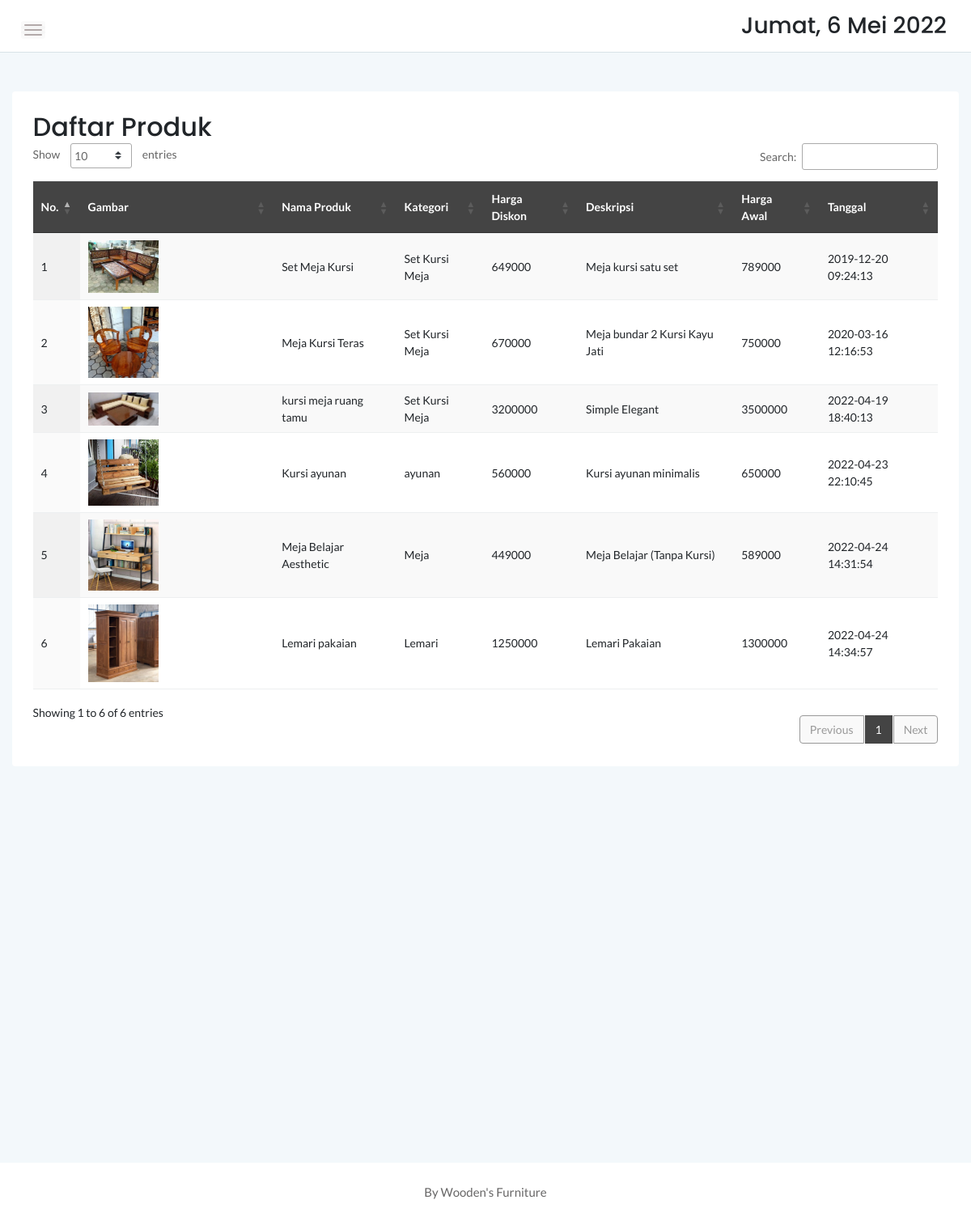
Page /pemilik/produk.php on the earlier database version.
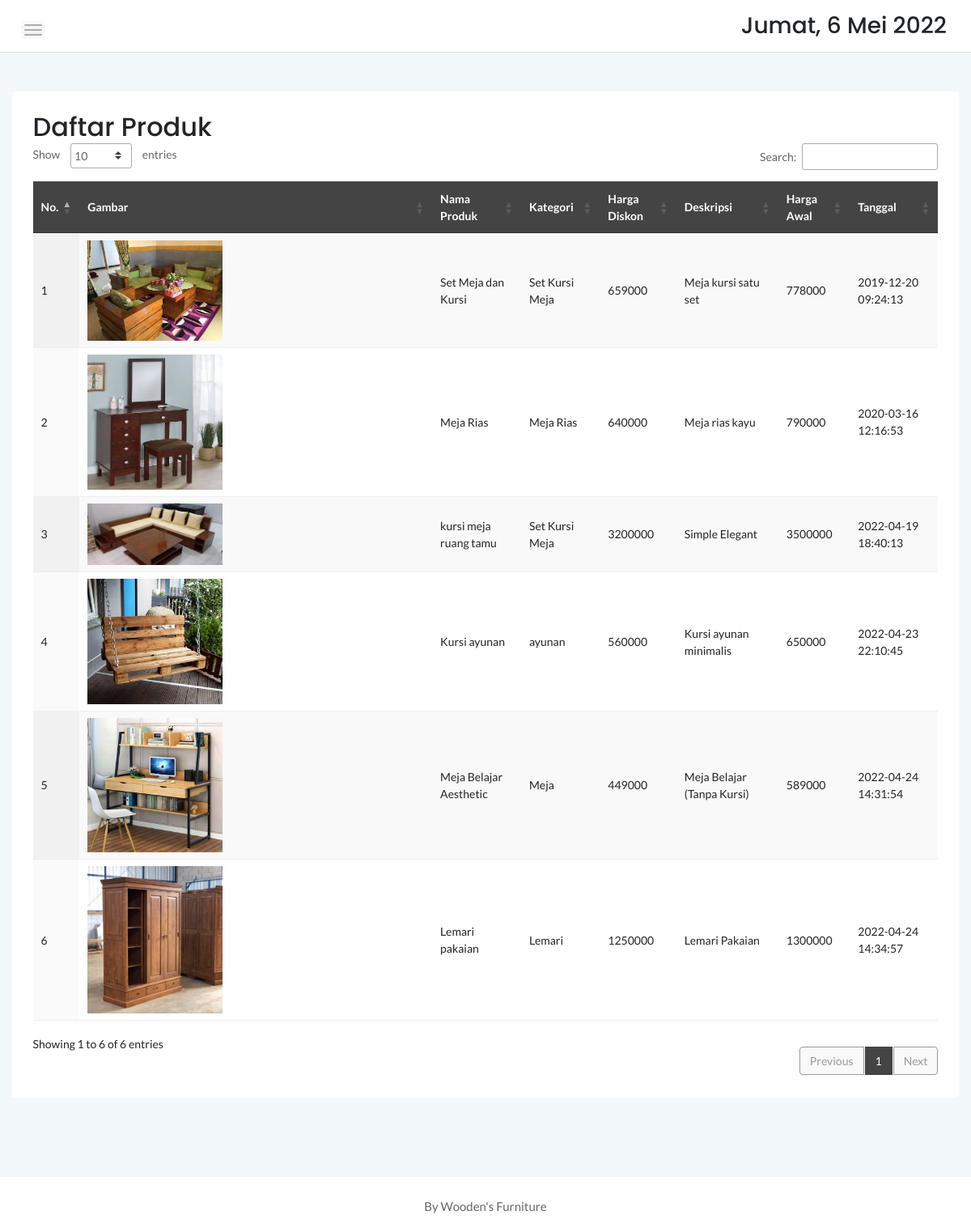
Same page on the later database version.
### tables this page shows
CREATE TABLE `produk` (
  `idproduk` int(11) NOT NULL,
  `idkategori` int(11) NOT NULL,
  `namaproduk` varchar(30) NOT NULL,
  `gambar` varchar(100) NOT NULL,
  `deskripsi` varchar(200) NOT NULL,
  `rate` int(11) NOT NULL,
  `hargabefore` int(11) NOT NULL,
  `hargaafter` int(11) NOT NULL,
  `tgldibuat` timestamp NOT NULL DEFAULT current_timestamp()
);

CREATE TABLE `kategori` (
  `idkategori` int(11) NOT NULL,
  `namakategori` varchar(20) NOT NULL,
  `tgldibuat` timestamp NOT NULL DEFAULT current_timestamp()
);

### pemilik/produk.php (the view, shortened to what this page needs)
<?php
	include '../dbconnect.php';
	?>
<!doctype html>
<html class="no-js" lang="en">
<head>
    <link rel="stylesheet" href="assets/css/bootstrap.min.css">
    <link rel="stylesheet" href="assets/css/font-awesome.min.css">
    <link rel="stylesheet" href="assets/css/themify-icons.css">
    <link rel="stylesheet" href="assets/css/metisMenu.css">
    <link rel="stylesheet" href="assets/css/owl.carousel.min.css">
    <link rel="stylesheet" href="assets/css/slicknav.min.css">
    <link rel="stylesheet" href="https://www.amcharts.com/lib/3/plugins/export/export.css" type="text/css" media="all" />
	<link rel="stylesheet" type="text/css" href="https://cdn.datatables.net/1.10.20/css/jquery.dataTables.min.css">
    <link rel="stylesheet" type="text/css" href="https://cdn.datatables.net/1.10.20/css/jquery.dataTables.css">
    <link rel="stylesheet" type="text/css" href="https://cdn.datatables.net/1.10.20/css/dataTables.bootstrap4.min.css">
    <link rel="stylesheet" type="text/css" href="https://cdn.datatables.net/responsive/2.2.3/css/responsive.bootstrap.min.css">
    <link rel="stylesheet" type="text/css" href="https://cdn.datatables.net/responsive/2.2.3/css/responsive.jqueryui.min.css">
	<link rel="stylesheet" type="text/css" href="https://cdn.datatables.net/buttons/1.5.2/css/buttons.dataTables.min.css">
	<link rel="stylesheet" href="https://cdn.jsdelivr.net/npm/bootstrap-icons@1.8.1/font/bootstrap-icons.css">
    <link rel="stylesheet" href="assets/css/typography.css">
    <link rel="stylesheet" href="assets/css/default-css.css">
    <link rel="stylesheet" href="assets/css/styles.css">
    <link rel="stylesheet" href="assets/css/responsive.css">
</head>
<body>
    <div class="page-container">
        <div class="main-content">
            <div class="header-area">
                <div class="row align-items-center">
                    <div class="col-md-6 col-sm-8 clearfix">
                        <div class="nav-btn pull-left">
                            <span></span>
                            <span></span>
                            <span></span>
                        </div>
                    </div>
                    <div class="col-md-6 col-sm-4 clearfix">
                        <ul class="notification-area pull-right">
                            <li><h3><div class="date">
						</b></div></h3>
						</li>
                        </ul>
                    </div>
                </div>
            </div>
            <div class="main-content-inner">
                <div class="row mt-5 mb-5">
                    <div class="col-12">
                        <div class="card">
                            <div class="card-body">
                                <div class="d-sm-flex justify-content-between align-items-center">
									<h2>Daftar Produk</h2>
                                </div>
                                    <div class="data-tables datatable-dark">
										 <table id="dataTable3" class="display" style="width:100%"><thead class="thead-dark">
											<tr>
												<th>No.</th>
												<th>Gambar</th>
												<th>Nama Produk</th>
												<th>Kategori</th>
												<th>Harga Diskon</th>
												<th>Deskripsi</th>
												<th>Harga Awal</th>
												<th>Tanggal</th>
											</tr></thead><tbody>
											<?php
											$brgs=mysqli_query($conn,"SELECT * from kategori k, produk p where k.idkategori=p.idkategori order by idproduk ASC");
											$no=1;
											while($p=mysqli_fetch_array($brgs)){
												?>
												<tr>
													<td><?php echo $no++ ?></td>
													<td><img src="../<?php echo $p['gambar'] ?>" width="40%"\></td>
													<td><?php echo $p['namaproduk'] ?></td>
													<td><?php echo $p['namakategori'] ?></td>
													<td><?php echo $p['hargaafter'] ?></td>
													<td><?php echo $p['deskripsi'] ?></td>
													<td><?php echo $p['hargabefore'] ?></td>
													<td><?php echo $p['tgldibuat'] ?></td>
												</tr>
												<?php
											}
											?>
										</tbody>
										</table>
                                    </div>
								 </div>
                            </div>
                        </div>
                    </div>
                </div>
            </div>
        </div>
        <footer>
            <div class="footer-area">
                <p>By Wooden's Furniture</p>
            </div>
        </footer>
</body>
</html>

Differences in the rows shown:
changed produk "Meja kursi satu set": gambar: a different picture; namaproduk "Set Meja Kursi" → "Set Meja dan Kursi"; hargaafter "649000" → "659000"; hargabefore "789000" → "778000"
changed produk: gambar: a different picture; namaproduk "Meja Kursi Teras" → "Meja Rias"; idkategori.namakategori "Set Kursi Meja" → "Meja Rias"; hargaafter "670000" → "640000"; deskripsi "Meja bundar 2 Kursi Kayu Jati" → "Meja rias kayu"; hargabefore "750000" → "790000"
